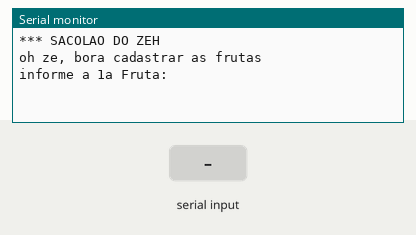
The sketch below on a simulated Arduino Uno, built with avr-gcc and run on an emulated ATmega328P. Parts: the last lines printed to the serial monitor. The test bench sets the inputs (shaded band).

Above: at 0.8 s.
0.9 s: "1" received over Serial
At 2.3 s:
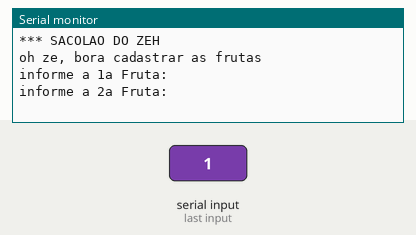
2.4 s: "0" received over Serial
At 3.8 s:
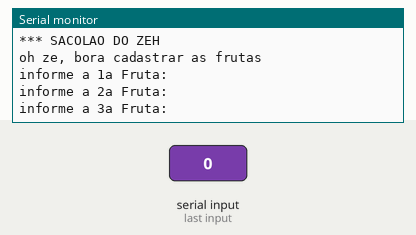
3.9 s: "2" received over Serial
At 5.5 s:
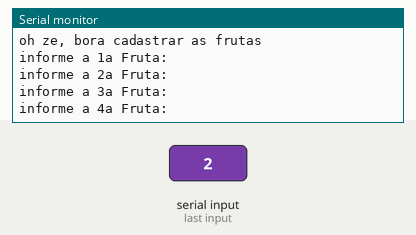
Timing chart, 0 to 7.0 s (numbered marks = the images above; inputs shaded):
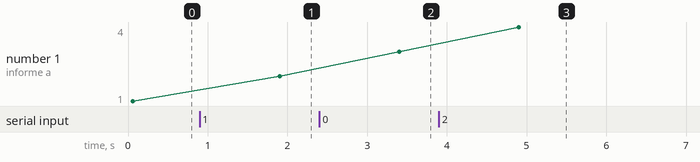

The sketch:

vetores_fruta1.ino
```cpp
// C++ code
//
void setup()
{
  Serial.begin(9600);

  Serial.println("*** SACOLAO DO ZEH");
  Serial.println();

  String frutas [6];

    Serial.println("oh ze, bora cadastrar as frutas ");

  Serial.println();


  for(int i = 0; i <= 5; i++){
  Serial.println("informe a " + String(i + 1) + "a Fruta:");
  while(!Serial.available());
  String frutaDigitada = Serial.readString();


  frutas [i] = frutaDigitada;
 }

  for(int i = 0; i <= 5; i++)

    Serial.println(frutas[i]);


   }


void loop()
{
  delay (3000);
}
```

Measured:
- after the input at 0.9 s, the serial monitor: prints a new line after 1.0 s (image 1)
- after the input at 2.4 s, the serial monitor: prints a new line after 1.0 s (image 2)
- after the input at 3.9 s, the serial monitor: prints a new line after 1.0 s (image 3)
- plotted number 1: 1 → 2 after the input at 0.9 s, 2 → 3 after the input at 2.4 s, 3 → 4 after the input at 3.9 s
